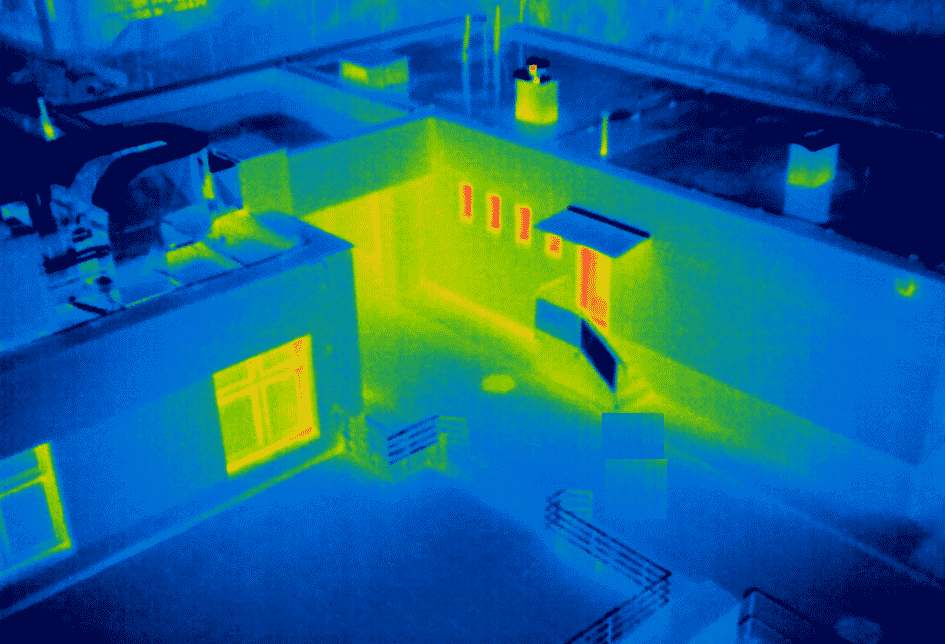
#> input picture train/data/pos/pos.png, 945 x 644 px, found by its file name; its folder holds only this picture in this run
$ python SVM_train.py
#> lines starting #> are read from the running program, lines starting #| are printed output that depends on the picture
# train.py
import os
import cv2
import numpy as np
from cv2 import ml

def load_hog_samples(dir_path, label, hog, win_size):
#> called with dir_path = 'train/data/pos', label = 1, win_size = (64, 128)
    feats, labs = [], []
    for fn in os.listdir(dir_path):
        img = cv2.imread(os.path.join(dir_path, fn), cv2.IMREAD_GRAYSCALE)
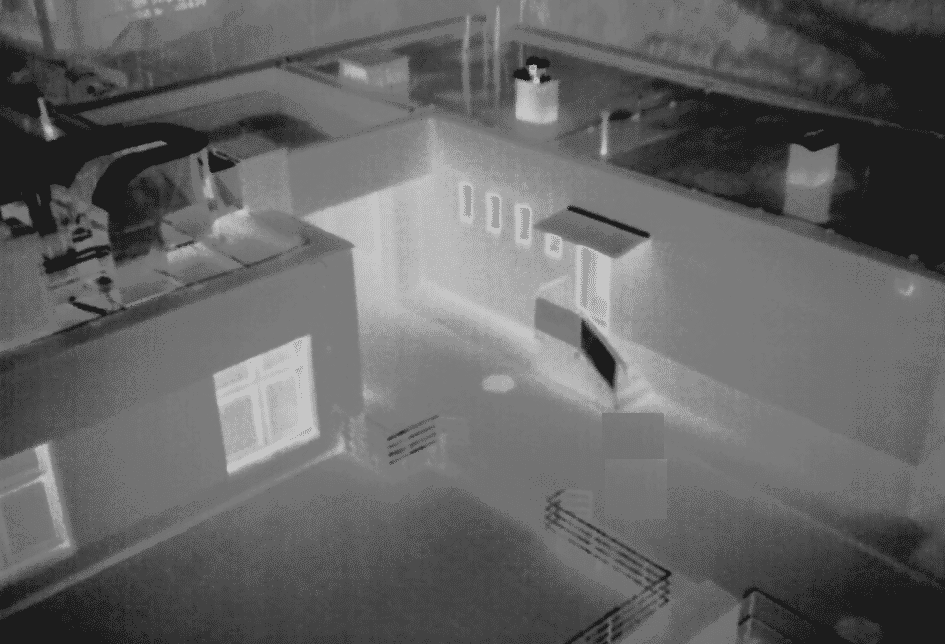
#> img: shape (644, 945); min 28, max 198, mean 100.7
        if img is None: continue
        img = cv2.resize(img, win_size)
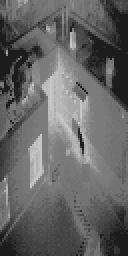
#> img: shape (128, 64) (shown 2 times larger); min 28, max 198, mean 100.6
        vec = hog.compute(img)
#> vec = 3780 values, max 0.38 at index 2952, min 6.16e-05 at index 2991, mean 0.141
        feats.append(vec.flatten())
        labs.append(label)
    return feats, labs

def main():
    # 1) HOG 파라미터 설정 (Dalal & Triggs)
    win_size     = (64, 128)
    block_size   = (16, 16)
    block_stride = (8, 8)
    cell_size    = (8, 8)
    nbins        = 9
    hog = cv2.HOGDescriptor(win_size, block_size, block_stride, cell_size, nbins)

    # 2) 데이터 로드
    pos_feats, pos_labs = load_hog_samples('train/data/pos', +1, hog, win_size)
#> pos_feats = 1 item; pos_labs = [1]
    neg_feats, neg_labs = load_hog_samples('train/data/neg', -1, hog, win_size)

    X = np.array(pos_feats + neg_feats, dtype=np.float32)
    y = np.array(pos_labs + neg_labs, dtype=np.int32)

    # 3) SVM 학습
    svm = ml.SVM_create()
    svm.setType(ml.SVM_C_SVC)
    svm.setKernel(ml.SVM_LINEAR)
    svm.setC(0.01)
    svm.train(X, ml.ROW_SAMPLE, y)
    svm.save('hog_thermal_svm.yml')
    print("학습 완료: hog_thermal_svm.yml 저장")

if __name__ == '__main__':
#> (the run stopped early here; a loop or call above may not have finished)
